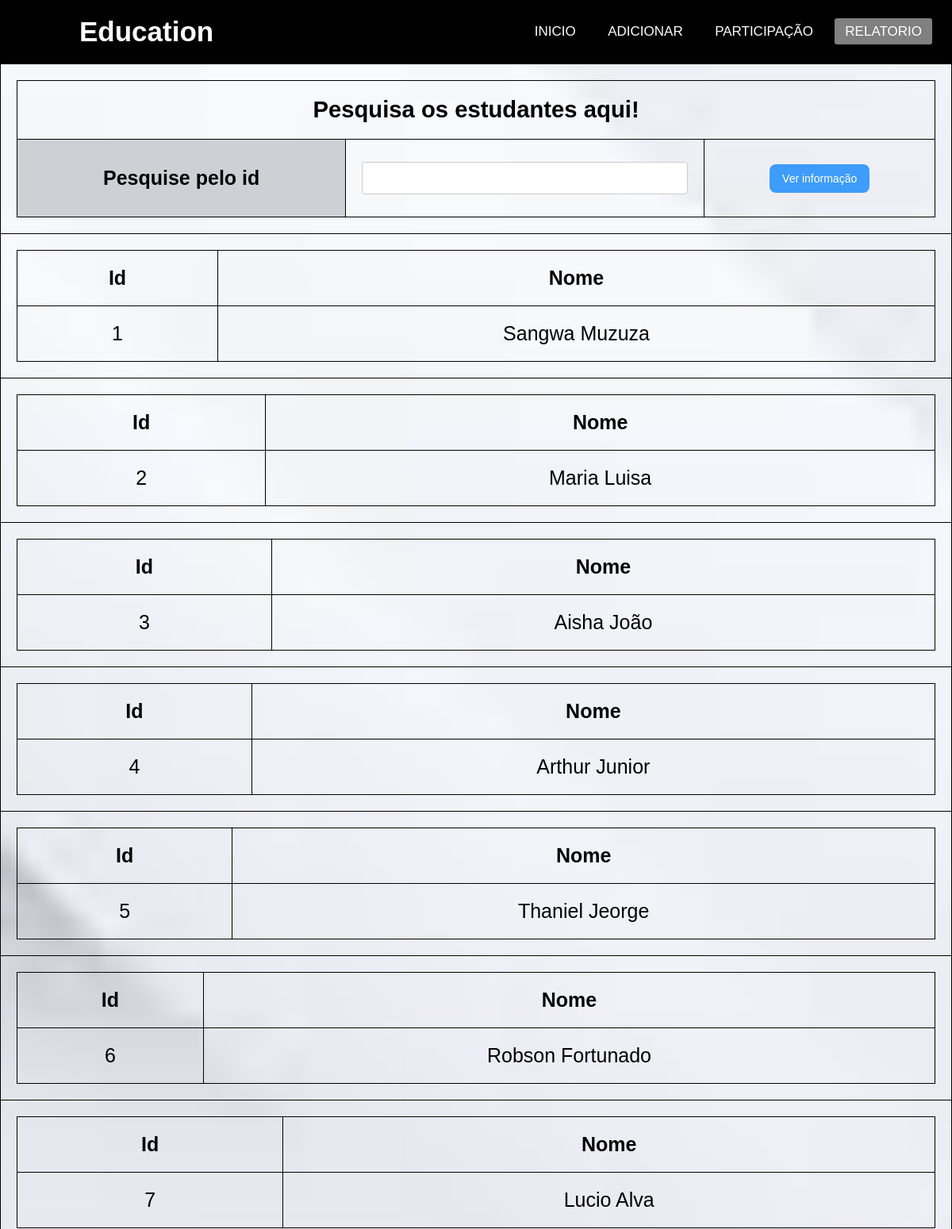
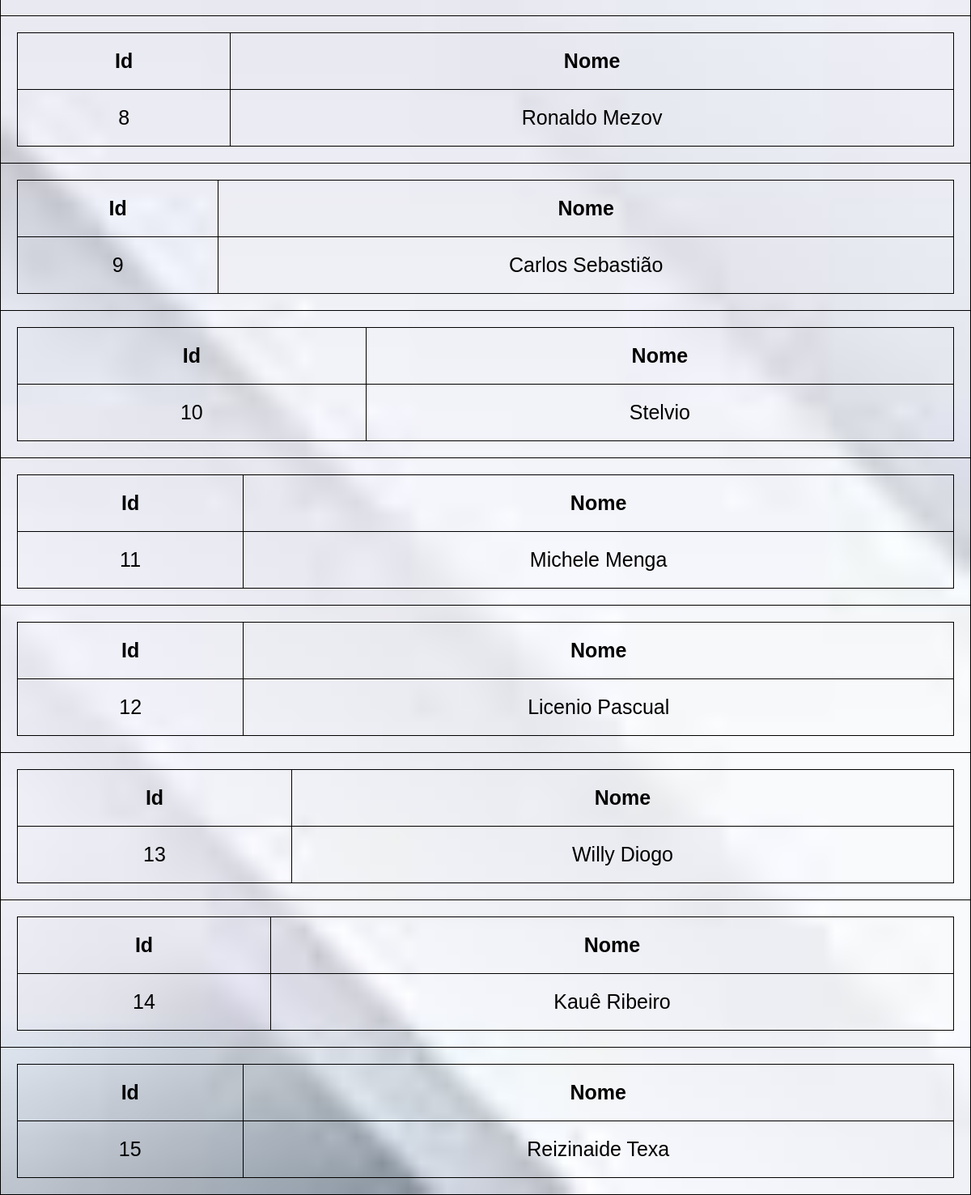
Page /relatorio.php on the committed database (2 pictures, top to bottom).
### tables this page shows
CREATE TABLE `estudante` (
  `id` int(11) NOT NULL,
  `nome` varchar(100) NOT NULL,
  `sexo` enum('masculino','femenino','','') NOT NULL,
  `turno` enum('manha','tarde','','') NOT NULL,
  `pitruca` enum('nova_vida','camama','','') NOT NULL,
  `data` date NOT NULL
);

### relatorio.php (the view, shortened to what this page needs)
<!DOCTYPE html>
<html lang="en">
<head>
</head>
<body>
<nav>
        <label class="logo">Education</label>
        <ul>
            <li><a  href="inicio.php">Inicio</a></li>
            <li><a href="index.php">Adicionar</a></li>
            <li><a href="participação.php">Participação</a></li>
            <li><a class="active" href="relatorio.php">relatorio</a></li>
        </ul>
    </nav>
<table >
      <tr>
        <td><div >
        <form action="" method="post">
          <table >
          	<tr><td colspan="3" ><h3>Pesquisa os estudantes aqui!</h3></td></tr>
            <tr>
              <td bgcolor="#cdd1d5"><strong><span class="style2">Pesquise pelo id</span></strong></div></td>
              <td><span class="style6">
                <input type="text" name="eno" />
              </span></td>
              <td ><input type="submit" value="Ver informação" name="btnsubmit" class="btnsubmit"/></td>
            </tr>
          </table>
		<?php
		if(isset($_POST["btnsubmit"]))
		{
			include "conn.php";
			extract($_POST);
			$query = "SELECT * FROM `estudante` where id = ".$eno." limit 1";
			$result = mysqli_query($conn,$query);
			while($rec = mysqli_fetch_array($result))
			{
				echo '<tr><td colspan="2"><table >
				<tr>
				  <td><strong>Id</strong></td>
				  <td><strong>Nome</strong></td>
				  ';
				  $query1 = "select * from presenca where `id` = ".$rec["id"]." order by data";
					$result1 = mysqli_query($conn,$query1);
					while($rec1 = mysqli_fetch_array($result1))
					{
				  		echo '<td b>'.$rec1["data"].'</td>';
					}
				echo '</tr>
				<tr>
				  <td >'.$rec["id"].'</td>
				  <td >'.$rec["nome"].'</td>
				  ';
				  $query1 = "select *from presenca where id = ".$rec["id"]." order by data";
					$result1 = mysqli_query($conn,$query1);
					while($rec1 = mysqli_fetch_array($result1))
					{
				  		echo '<td>';
						if($rec1["presente"]==0)
							echo "Ausente";
						else
							echo "Presente";
						echo '</td>';
					}
				echo '
				</tr>
			  </table></td></tr>';
			}
		}
		else
		{
			include "conn.php";
			extract($_POST);
			$query = "select * from `estudante` ";
			$result = mysqli_query($conn,$query);
			while($rec = mysqli_fetch_array($result))
			{
				echo '<tr><td colspan="2"><table>
				<tr>
				  <td><strong>Id</strong></td>
				  <td><strong>Nome</strong></td>';
				echo '</tr>
				<tr>
				  <td ><span class="style6">'.$rec["id"].'</span></td>
				  <td ><span class="style6">'.$rec["nome"].'</span></td>';
				echo '
				</tr>
			  </table></td></tr>';
			}
		}
		?>
</body>
</html>

### relatorio.php (style rules this page uses)
body { background-image: url("imagens/Fundo.jpg"); background-repeat: no-repeat; background-size: cover; }
* { font-family: 'Rubik', sans-serif; margin:0; padding:0; box-sizing: border-box; list-style: none; }
nav { background: black; height: 80px; width: 100%; }
label.logo { color: white; font-size: 35px; line-height: 80px; padding: 0 100px; font-weight: bold; }
nav ul { float:right; margin-right:20px; }
nav ul li { display: inline-block; line-height:80px; margin:0 5px; }
nav ul li a { color:white; font-size:17px; padding: 7px 13px; border-radius: 3px; text-transform:uppercase; text-decoration:none; }
a.active,a:hover { background:gray; transition:.5s; }
table { width:100%; }
table,th,td { margin auto; font-size: 25px; padding:20px; text-align:center; border:1px solid #000; border-collapse: collapse; }
input[type=text], select { width: 100%; padding: 12px 20px; margin: 8px 0; display: inline-block; border: 1px solid #ccc; border-radius: 4px; box-sizing: border-box; }
.btnsubmit { background-color: #3e9cfa; border-radius: 8px; border-style: none; color: #FFFFFF; cursor: pointer; font-size: 14px; padding: 10px 16px; }

### rows in the picture
estudante: id "1", nome "Sangwa Muzuza"
estudante: id "2", nome "Maria Luisa"
estudante: id "3", nome "Aisha João"
estudante: id "4", nome "Arthur Junior"
estudante: id "5", nome "Thaniel Jeorge"
estudante: id "6", nome "Robson Fortunado"
estudante: id "7", nome "Lucio Alva"
estudante: id "8", nome "Ronaldo Mezov"
estudante: id "9", nome "Carlos Sebastião"
estudante: id "10", nome "Stelvio"
estudante: id "11", nome "Michele Menga"
estudante: id "12", nome "Licenio Pascual"
estudante: id "13", nome "Willy Diogo"
estudante: id "14", nome "Kauê Ribeiro"
estudante: id "15", nome "Reizinaide Texa"
